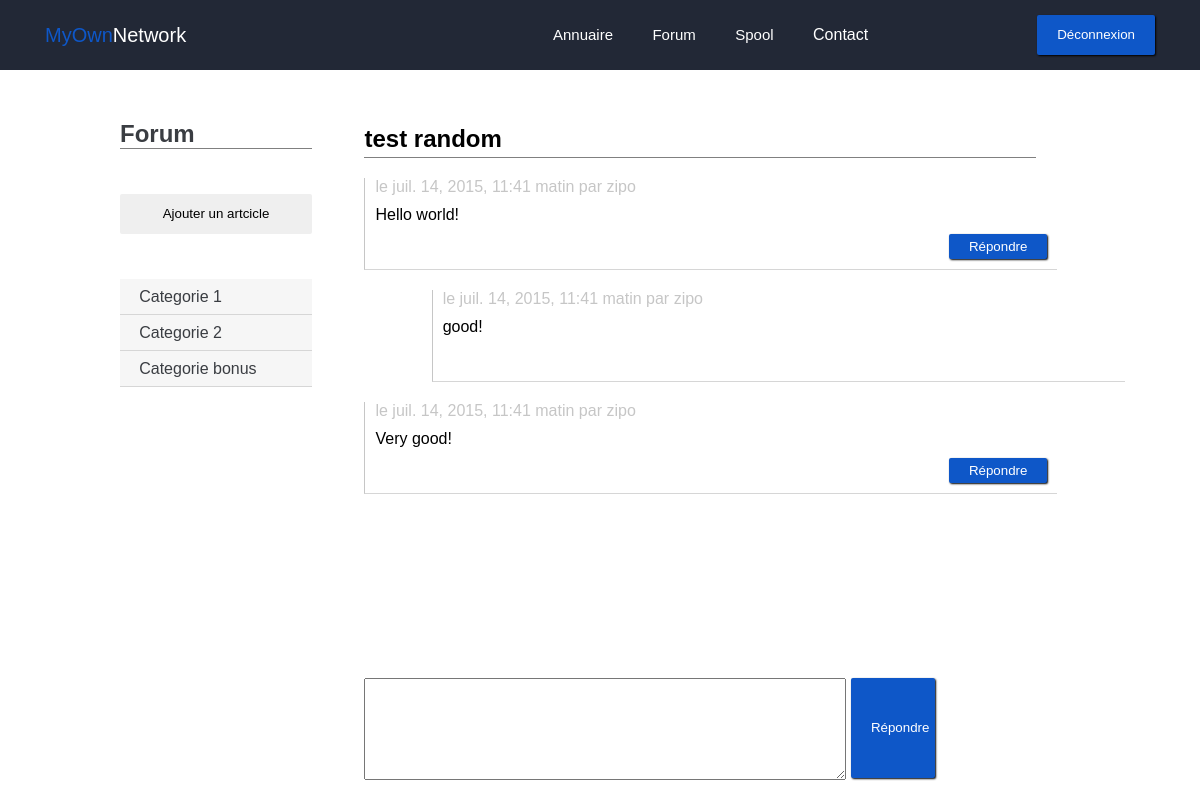
Screenshot of /forum/post/16 (signed in) with the database file from the repository.
### forum/models.py (models this page shows, shortened)
class PostCategorie(models.Model):
    name = models.CharField(max_length=100)

class Post(models.Model):
    titre = models.CharField(max_length=150)
    auteur = models.CharField(max_length=100)
    date = models.DateTimeField(auto_now_add=True, verbose_name="Date de publication")
    categorie = models.ForeignKey('PostSsCategorie')

class PostMessage(models.Model):
    content = models.TextField(null=True)
    auteur = models.CharField(max_length=100)
    date = models.DateTimeField(auto_now_add=True)
    post = models.ForeignKey('Post')

class Thread(models.Model):
    content = models.TextField(null=True)
    auteur = models.CharField(max_length=100)
    date = models.DateTimeField(auto_now_add=True)
    postmessage = models.ForeignKey('PostMessage')

### forum/views.py (the view)
# urls.py: url(r'^post/(?P<p>\d+)$', 'post'),
def post(request, p):
    if request.user.is_authenticated():
        categories = PostCategorie.objects.all()
        sscategories = PostSsCategorie.objects.all()
        post = Post.objects.get(id=p)
        message = PostMessage.objects.filter(post=p)
        thread = Thread.objects.all()
        return render(request, 'forum/post.html', locals())
    else:
        return render(request, 'intra/index.html')

### forum/templates/forum/post.html (shortened to what this page needs)
{% extends "base.html" %}
{% load i18n %}
{% load static %}
{% block staticfiles %}
	<link rel="stylesheet" href="{% static 'forum/css/style.css' %}">
{% endblock %}
{% block content %}
	<div class="forum">
		<div class="wrapper">
			<div class="forum_nav grey2">
				<h1>Forum</h1>
				<a href="{% url "forum.views.add_post" %}"><button class="btn">{% trans "Ajouter un artcicle" %}</button></a>
				<ul>
				{% for categorie in categories %}
				<a href="#" class="grey0Back" onclick="show_sscat('{{ categorie.id }}')"><li>{{ categorie.name }}</li></a>
				{% empty %}
				<p>Pas de catégorie</p>
				{% endfor %}
				</ul>
			</div>
			<div class="post_content">
				<div class="post_content__header">
					<h2>{{ post.titre }}</h2>
				</div>
				<div class="post_content__body">
					<ul>
						{% for msg in message %}
						<li>
							<p>le {{ msg.date }} par {{ msg.auteur }}</p>
							<p>{{ msg.content }}</p>
							<button id="but{{ msg.id }}" class="btn blue0Back white" onclick="showInput('{{ msg.id }}')">{% trans "Répondre" %}</button>
						</li>
							{% for thr in thread %}
							{% if thr.postmessage == msg %}
							<li class="post_content__body___reply">
							  <p>{% trans "le" %} {{ thr.date }} {% trans "par" %} {{ thr.auteur }}</p>
							  <p>{{ thr.content }}</p>
							</li>
							{% endif %}
							{% endfor %}
						{% endfor %}
					</ul>
				</div>
				<div class="post_content__response">
					<form method="post" action="{% url 'forum.views.add_msg' post.id  %}">
						<textarea name="message"></textarea>
						<button type="submit" class="btn blue0Back white">{% trans "Répondre" %}</button>
					</form>
				</div>
			</div>
		</div>
	</div>
{% endblock %}

### static/forum/css/style.css (style rules this page uses)
* { padding: 0; margin: 0; font-family: arial; fill: #ffffff; }
.wrapper { width: 80vw; margin: auto; }
a, a:hover { color: white; text-decoration: none; }
.btn { height: 40px; line-height: 40px; padding-left: 20px; padding-right: 20px; border: none; outline: none; border-radius: 2px; box-shadow: 1px 1px 2px black; }
.white { color: white; }
.grey2 { color: #3a3d42; }
.grey0Back { background-color: #f6f6f6; }
.blue0Back { background-color: #0e57c8; }
.content h1, h2 { margin-bottom: 20px; }
.forum { display: block; margin-top: 50px; }
.forum a { color: #3a3d42; }
.forum_nav { display: inline-block; width: 20%; min-height: 80vh; margin-right: 5%; }
.forum_nav h1:after { content: ' '; display: block; width: 100%; border-bottom: 1px solid grey; margin-bottom: 45px; }
.forum_nav .btn { box-shadow: none; width: 100%; margin-bottom: 45px; }
.forum_nav ul { list-style: none; }
.forum_nav ul a { display: block; width: 90%; line-height: 35px; border-bottom: 1px solid #d6d6d6; padding-left: 10%; }
.post_content { display: inline-block; width: 70%; vertical-align: top; }
.post_content__header h2 { border-bottom: 1px solid grey; line-height: 37px; }
.post_content__body { padding-bottom: 120px; }
.post_content__body ul { list-style: none; }
.post_content__body ul li { width: 100%; margin-bottom: 20px; border-left: 1px solid #c6c6c6; border-bottom: 1px solid #d6d6d6; padding-left: 10px; padding-right: 10px; padding-bottom: 35px; }
.post_content__body ul li p:first-child { color: #c6c6c6; }
.post_content__body ul li p { margin-bottom: 10px; }
.post_content__body ul li button { display: block; float: right; height: 25px; line-height: 25px; }
.post_content__body___reply { width: 80%; margin-left: 10%; }
.post_content__response { position: fixed; bottom: 0px; width: 100%; }
.post_content__response form { width: 100%; }
.post_content__response textarea { display: inline-block; min-width: 40%; max-width: 40%; height: 100px; vertical-align: top; margin-bottom: 20px; }
.post_content__response button { display: inline-block; width: 7%; height: 100px; line-height: 100px; }

### rows the page displays
PostCategorie: name "Categorie 1"
PostCategorie: name "Categorie 2"
PostCategorie: name "Categorie bonus"
Post: titre "test random"
PostMessage: date "juil. 14, 2015, 11:41 matin", auteur "zipo", content "Hello world!"
Thread: date "juil. 14, 2015, 11:41 matin", auteur "zipo", content "good!"
PostMessage: date "juil. 14, 2015, 11:41 matin", auteur "zipo", content "Very good!"
